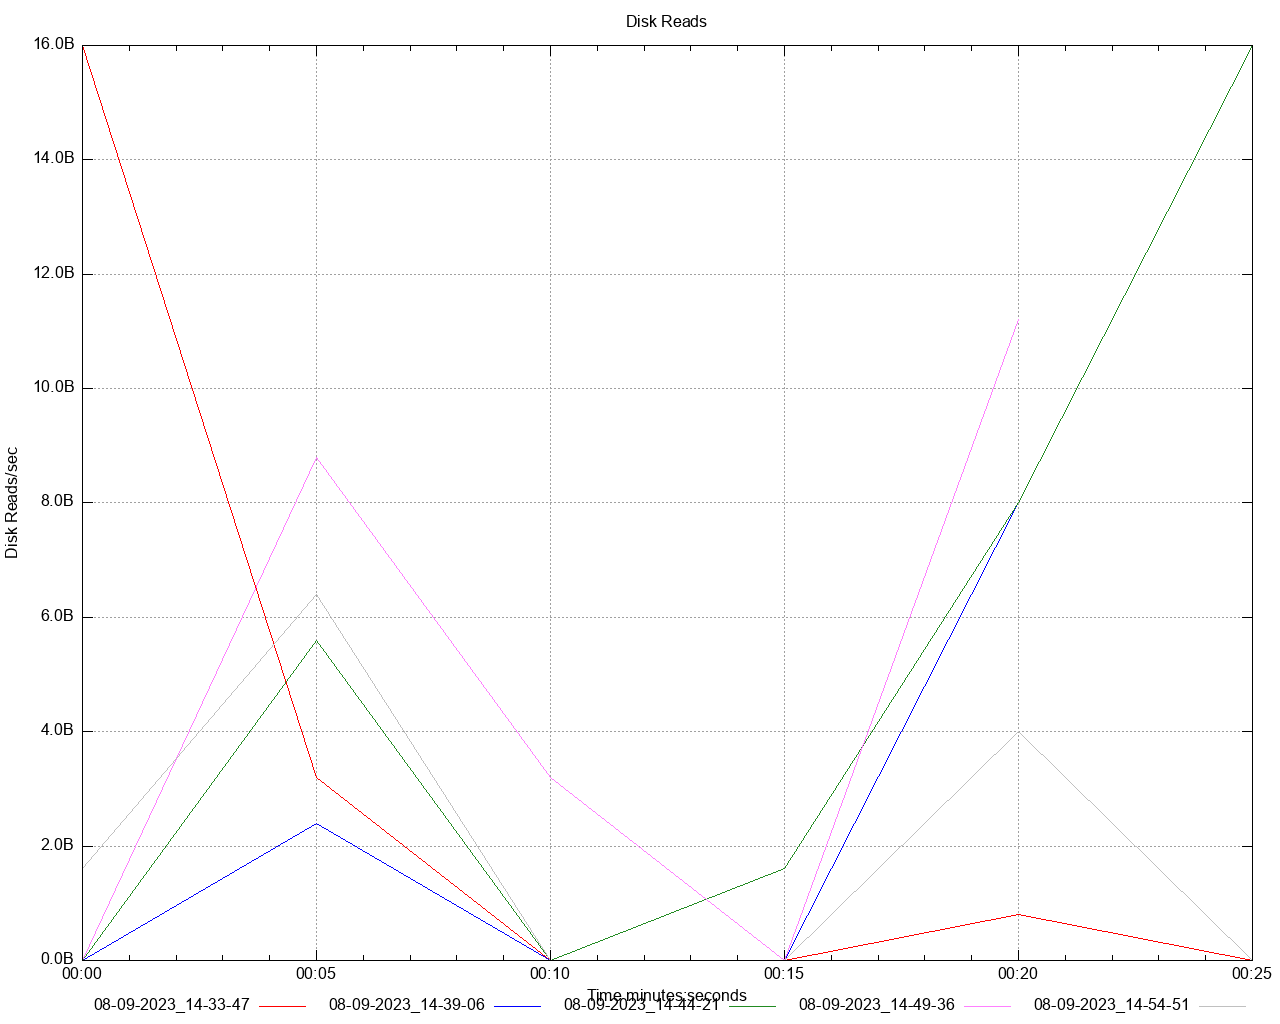

Write the gnuplot code that produced this figure.
set title 'Disk Reads' noenhanced
set style data lines
set datafile separator ","
set terminal png size 1280,1024
set grid
set key below
set xdata time
set timefmt "%s"
offset = 0
t0(x)=(offset=($0==0) ? x : offset, x - offset)
set xlabel 'Time minutes:seconds'
set ylabel 'Disk Reads/sec'
set format y '%.1s%cB'
set output '/Users/gbarnett/git/hazelcast-simulator/atomiclong-3node-member/atomicreference/dstat/disk_read_A6.png'
plot \
   '/Users/gbarnett/git/hazelcast-simulator/atomiclong-3node-member/atomicreference/data/disk_read_A6_1.data' using (t0(timecolumn(1))):2 title "08-09-2023_14-33-47" noenhanced lt rgb "red", \
   '/Users/gbarnett/git/hazelcast-simulator/atomiclong-3node-member/atomicreference/data/disk_read_A6_2.data' using (t0(timecolumn(1))):2 title "08-09-2023_14-39-06" noenhanced lt rgb "blue", \
   '/Users/gbarnett/git/hazelcast-simulator/atomiclong-3node-member/atomicreference/data/disk_read_A6_3.data' using (t0(timecolumn(1))):2 title "08-09-2023_14-44-21" noenhanced lt rgb "forest-green", \
   '/Users/gbarnett/git/hazelcast-simulator/atomiclong-3node-member/atomicreference/data/disk_read_A6_4.data' using (t0(timecolumn(1))):2 title "08-09-2023_14-49-36" noenhanced lt rgb "orchid", \
   '/Users/gbarnett/git/hazelcast-simulator/atomiclong-3node-member/atomicreference/data/disk_read_A6_5.data' using (t0(timecolumn(1))):2 title "08-09-2023_14-54-51" noenhanced lt rgb "grey", \
